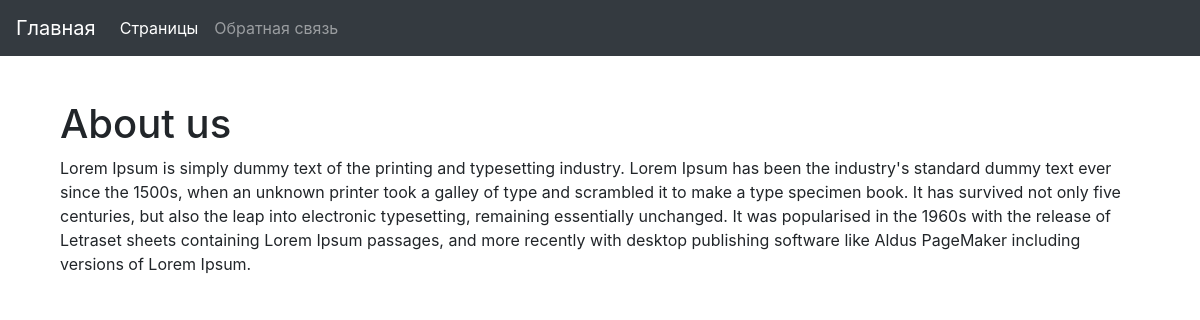
The page /pages/view/1 on the database its author committed.
### tables this page shows
create table `pages`(
  `id` tinyint(3) unsigned not null auto_increment,
  `title` varchar(100) not null,
  `content` text default null,
  `active` tinyint(1) unsigned default 0,
  primary key (`id`)
);

### lib/App/Views/Base.php (called while the page is built, shortened)
<?php
class Base
{
	protected $template;
	protected $data;
	protected static function getDefaultTemplate()
	{
		$router = App::getRouter();
		$controller = $router->getController(true);
		$action = $router->getAction(true);
		return ROOT
		       .DS.'views'
		       .DS.strtolower($controller)
		       .DS.strtolower($action).'.php';
	}
	public function __construct($data = [], $template = null)
	{
		if (!$template) {
			$template = static::getDefaultTemplate();
		}
		$this->data = $data;
		$this->template = $template;
	}
	public function render()
	{
		$data = $this->data;
		include $this->template;
		return ob_get_clean();
	}
}

### public/index.php (called while the page is built, shortened)
<?php
include(ROOT.DS.'etc'.DS.'bootstrap.php');
try {
	$uri = $_SERVER['REQUEST_URI'];
	App\Core\App::run($uri);
} catch (Exception $e) {
	if (App\Core\Config::get('debug')) {
		echo '<pre>', var_export($e, 1), '</pre>';
	} else {
		echo 'Something gone wrong...';
	}
}

### lib/App/Core/DB/Connection.php (called while the page is built, shortened)
<?php
class Connection implements IConnection
{
	protected $conn = null;
	public function __construct($host, $user, $pass, $dbName)
	{
		$dsn = "mysql:host=$host;dbname=$dbName";
		$opt = [
			PDO::ATTR_ERRMODE               => PDO::ERRMODE_EXCEPTION,
			PDO::ATTR_DEFAULT_FETCH_MODE    => PDO::FETCH_ASSOC,
			PDO::ATTR_EMULATE_PREPARES      => false,
		];
		$this->conn = new PDO($dsn, $user, $pass, $opt);
	}
	public function query($sql, $data = [])
	{
		if (!empty($data)) {
			$stmt = $this->conn->prepare($sql);
			$result = $stmt->execute($data);
		} else {
			$result = $this->conn->query($sql);
		}
		return $result->fetchAll();
	}
	public function escape($data)
	{
		return $this->conn->quote($data);
	}
}

### lib/App/Entity/Base.php (called while the page is built, shortened)
<?php
abstract class Base
{
	protected $conn;
	public function __construct(\App\Core\DB\IConnection $connection)
	{
		$this->conn = $connection;
	}
	public function getById($id)
	{
		$sql = 'SELECT * FROM ' .  $this->getTableName() . ' WHERE id = ' . $this->conn->escape($id) . ' LIMIT 1';
		$result = $this->conn->query($sql);
		return isset($result[0]) ? $result[0] : null;
	}
}

### lib/App/Controllers/PagesController.php (called while the page is built, shortened)
<?php
class PagesController extends Base
{
	private $pageModel;
	public function __construct($params = []) {
		$this->pageModel = new Page(App::getConnection());
	}
	public function viewAction() {
		$page = $this->pageModel->getById($this->params[0] );
		if (!empty($page)) {
			$this->data = $page;
		} else {
			$this->page404();
		}
	}
}

### lib/App/Entity/Page.php (called while the page is built, shortened)
<?php
class Page extends Base
{
	function getTableName() {
		return 'pages';
	}
}

### etc/bootstrap.php (called while the page is built, shortened)
<?php
spl_autoload_register(function ($name){
	$name = str_replace(
		'\\',
		DS,
		$name
	);
	$absPath = ROOT.DS.'lib'.DS.$name.'.php';
});
include_once ROOT.DS.'etc'.DS.'config.php';
include_once ROOT.DS.'etc'.DS.'functions.php';

### lib/App/Core/Router.php (called while the page is built, shortened)
<?php
class Router
{
	protected $controller;
	protected $action;
	protected $lang;
	protected $route;
	protected $params;
	public function getLang() {
		return $this->lang;
	}
	public function getController($clean = false) {
		return $this->controller . (!$clean ? 'Controller' : '');
	}
	public function getAction($clean = false) {
		return $this->action . (!$clean ? 'Action' : '');
	}
	public function getRoute() {
		return $this->route;
	}
	public function getParams(): array {
		return $this->params;
	}
	public function __construct(string $uri)
	{
		$this->controller = Config::get('defaultController');
		$this->action = Config::get('defaultAction');
		$this->route = Config::get('defaultRoute');
		$this->lang = Config::get('defaultLanguage');
		$parts = parse_url($uri);
		$pathParts = explode(
			'/',
			trim($parts['path'], '/')
		);
		if (current($pathParts)) {
			$this->controller = ucfirst(array_shift($pathParts));
		}
		if (current($pathParts)) {
			$this->action = array_shift($pathParts);
		}
		$this->params = $pathParts;
	}
	public function buildUri($path, $params = [])
	{
		$parts = array_reverse(explode('.', $path));
		$default = [
			Config::get('defaultAction'),
			$this->getController(true),
			$this->getRoute() !== Config::get('defaultRoute') ? $this->getRoute() : '',
			$this->getLang() !== Config::get('defaultLanguage') ? $this->getLang() : ''
		];
		$c = 0;
		$result = [];
		while ($c++ < 4) {
			$result[] = count($parts) ? array_shift($parts) : $default[$c - 1];
		}
		$paramsString = count($params) ? '/' . implode('/', $params) : '';
		$result = array_filter($result);
		return '/' . implode('/', array_reverse($result)) . $paramsString;
	}
}

### lib/App/Controllers/Base.php (called while the page is built, shortened)
<?php
 class Base
 {
 	protected $data;
	 protected $template = null;
	 public function getData()
	 {
		 return $this->data;
	 }
	 public function getTemplate()
	 {
		 return $this->template;
	 }
	 public function __construct($params = []) {
		$this->params = $params;
	 }
 }

### lib/App/Core/Config.php (called while the page is built, shortened)
<?php
class Config
{
	protected static $storage = [];
	public static function set($param, $value)
	{
		if (!isset(static::$storage[$param])){
			static::$storage[$param] = $value;
		} else {
			trigger_error('Variable '. $param .' already defined', E_USER_WARNING);
		}
	}
	public static function get($param)
	{
		return static::$storage[$param];
	}
}

### lib/App/Core/Localization.php (called while the page is built, shortened)
<?php
class Localization
{
	private static $messages;
	private static $lang;
	public static function setLang( $lang )
	{
		if (in_array($lang, Config::get('languages'))) {
			self::$lang = $lang;
		} elseif (empty(self::$lang)){
			self::$lang = Config::get('defaultLanguage');
		}
	}
	public static function load()
	{
		$langFile = ROOT.DS.'lang'.DS.static::$lang.'.php';
		static::$messages = require $langFile;
	}
	public static function get($code, $default = '')
	{
		$parts = explode('.', $code);
		return isset(static::$messages[$parts[0]][$parts[1]])
			? static::$messages[$parts[0]][$parts[1]]
			: $default;
	}
}

### etc/functions.php (called while the page is built, shortened)
<?php
function __($code, $default = '') {
	return \App\Core\Localization::get($code, $default);
}

### views/pages/view.php (the view, shortened to what this page needs)
<div class="col-lg-12">
	<h1><?=$data['title']?></h1>
</div>
<div class="col-lg-12">
	<?=$data['content']?>
</div>

### lib/App/Core/App.php (shortened to what this page needs)
<?php
class App
{
	private static $router;
	private static $conn;
	public static function getRouter(): Router
	{
		return self::$router;
	}
	public static function getConnection(): DB\IConnection
	{
		return self::$conn;
	}
	public static function run($uri)
	{
		static::$conn = new Connection(
			Config::get('db.host'),
			Config::get('db.user'),
			Config::get('db.password'),
			Config::get('db.name')
		);
		static::$router = new Router($uri);
		$route = static::$router->getRoute();
		$action = static::$router->getAction();
		$params = static::$router->getParams();
		$controller = new $controllerName($params);
		$controller->$action();
		$view = new \App\Views\Base(
			$controller->getData(),
			$controller->getTemplate()
		);
		$content = $view->render();
		$layout = new \App\Views\Base(
			['content' => $content],
			ROOT.DS.'views'.DS.$route.'.php'
		);
		echo $layout->render();
	}
}

### views/default.php (shortened to what this page needs)
<?php
	$router = \App\Core\App::getRouter();
?>
<!doctype html>
<html lang="en">
<head>
    <link rel="stylesheet" href="https://maxcdn.bootstrapcdn.com/bootstrap/4.0.0-beta.2/css/bootstrap.min.css">
    <link rel="stylesheet" href="/css/default.css">
</head>
<body>
    <nav class="navbar navbar-expand-md navbar-dark bg-dark fixed-top">
        <a class="navbar-brand" href="/"><?=__('header.homepage')?></a>
        <div class="collapse navbar-collapse" id="navbarsExampleDefault">
            <ul class="navbar-nav mr-auto">
                <li class="nav-item active">
                    <a class="nav-link" href="<?=$router->buildUri('pages.index')?>"><?=__('header.pages')?></a>
                </li>
                <li class="nav-item">
                    <a class="nav-link" href="<?=$router->buildUri('contacts.index')?>"><?=__('header.contact_us')?></a>
                </li>
            </ul>
        </div>
    </nav>
	<main class="container main">
		<?=$data['content']?>
	</main>
</body>
</html>

### public/css/default.css (style rules this page uses)
.main { margin-top: 100px; margin-bottom: 20px; }

### rows shown on the page
pages: title "About us", content "Lorem Ipsum is simply dummy text of the printing and typesetting industry. Lorem Ipsum has been the industry's standard dummy text ever since the 1500s, when an unknown printer took a galley of type and scrambled it to make a type specimen book. It has survived not only five centuries, but also the leap into electronic typesetting, remaining essentially unchanged. It was popularised in the 1960s with the release of Letraset sheets containing Lorem Ipsum passages, and more recently with desktop publishing software like Aldus PageMaker including versions of Lorem Ipsum."

### other values the page prints
__('header.homepage') "Главная"
__('header.pages') "Страницы"
__('header.contact_us') "Обратная связь"
